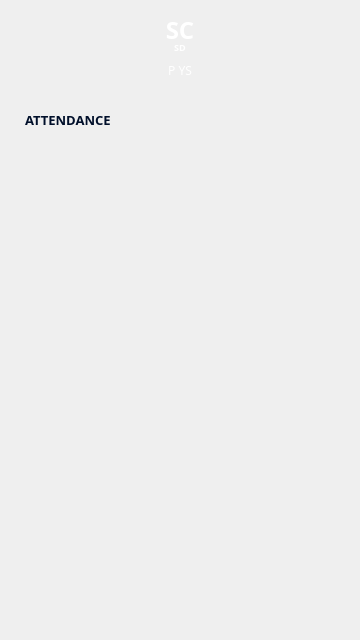
<?xml version="1.0" encoding="UTF-8"?>
<ui version="4.0">
 <class>Lecturer_Attendance_Alternative</class>
 <widget class="QMainWindow" name="Lecturer_Attendance_Alternative">
  <property name="geometry">
   <rect>
    <x>0</x>
    <y>0</y>
    <width>360</width>
    <height>640</height>
   </rect>
  </property>
  <property name="windowTitle">
   <string>MainWindow</string>
  </property>
  <widget class="QWidget" name="centralwidget">
   <widget class="QGroupBox" name="headerGroup">
    <property name="geometry">
     <rect>
      <x>0</x>
      <y>0</y>
      <width>360</width>
      <height>100</height>
     </rect>
    </property>
    <property name="styleSheet">
     <string notr="true">QGroupBox {
	border: 0px;
	border-radius: 0px;
}</string>
    </property>
    <property name="title">
     <string/>
    </property>
    <widget class="QLabel" name="headerHud">
     <property name="geometry">
      <rect>
       <x>0</x>
       <y>0</y>
       <width>360</width>
       <height>100</height>
      </rect>
     </property>
     <property name="styleSheet">
      <string notr="true"/>
     </property>
     <property name="text">
      <string/>
     </property>
     <property name="pixmap">
      <pixmap resource="resources.qrc">:/res/assets/header_short.png</pixmap>
     </property>
    </widget>
    <widget class="QPushButton" name="backButton">
     <property name="geometry">
      <rect>
       <x>15</x>
       <y>15</y>
       <width>30</width>
       <height>30</height>
      </rect>
     </property>
     <property name="styleSheet">
      <string notr="true">QPushButton {
	border: 0px;
	border-radius: 0px;
	background: none;
}</string>
     </property>
     <property name="text">
      <string/>
     </property>
     <property name="icon">
      <iconset resource="resources.qrc">
       <normaloff>:/res/assets/back.png</normaloff>:/res/assets/back.png</iconset>
     </property>
     <property name="iconSize">
      <size>
       <width>30</width>
       <height>30</height>
      </size>
     </property>
     <property name="flat">
      <bool>true</bool>
     </property>
    </widget>
    <widget class="QLabel" name="headerSubjectCodeLabel">
     <property name="geometry">
      <rect>
       <x>55</x>
       <y>15</y>
       <width>250</width>
       <height>30</height>
      </rect>
     </property>
     <property name="font">
      <font>
       <family>Poppins</family>
       <pointsize>-1</pointsize>
       <italic>false</italic>
       <fontweight>DemiBold</fontweight>
      </font>
     </property>
     <property name="styleSheet">
      <string notr="true">QLabel {
	color: #FFF;
	text-align: center;
	font-family: Poppins;
	font-size: 24px;
	font-style: normal;
	font-weight: 600;
	line-height: normal;
}</string>
     </property>
     <property name="text">
      <string>SC&lt;?&gt;</string>
     </property>
     <property name="alignment">
      <set>Qt::AlignCenter</set>
     </property>
    </widget>
    <widget class="QLabel" name="headerSubjectDescLabel">
     <property name="geometry">
      <rect>
       <x>25</x>
       <y>40</y>
       <width>310</width>
       <height>15</height>
      </rect>
     </property>
     <property name="styleSheet">
      <string notr="true">QLabel {
	color: #FFFFFF;
	text-align: center;
	font-family: Poppins;
	font-size: 9px;
	font-style: normal;
	font-weight: 600;
	line-height: normal;
}</string>
     </property>
     <property name="text">
      <string>SD&lt;?&gt;</string>
     </property>
     <property name="alignment">
      <set>Qt::AlignCenter</set>
     </property>
    </widget>
    <widget class="QLabel" name="headerProgramLabel">
     <property name="geometry">
      <rect>
       <x>25</x>
       <y>60</y>
       <width>310</width>
       <height>20</height>
      </rect>
     </property>
     <property name="styleSheet">
      <string notr="true">QLabel {
	color: #FFFFFF;
	text-align: center;
	font-family: Poppins;
	font-size: 12px;
	font-style: normal;
	font-weight: 400;
	line-height: normal;
}</string>
     </property>
     <property name="text">
      <string>P&lt;?&gt; YS&lt;?&gt;</string>
     </property>
     <property name="alignment">
      <set>Qt::AlignCenter</set>
     </property>
    </widget>
   </widget>
   <widget class="QLabel" name="titleLabel">
    <property name="geometry">
     <rect>
      <x>25</x>
      <y>110</y>
      <width>180</width>
      <height>20</height>
     </rect>
    </property>
    <property name="styleSheet">
     <string notr="true">QLabel {
	color: #000F2A;
	font-family: Poppins;
	font-size: 13px;
	font-style: normal;
	font-weight: 700;
	line-height: normal;
}</string>
    </property>
    <property name="text">
     <string>ATTENDANCE</string>
    </property>
   </widget>
  </widget>
 </widget>
 <resources>
  <include location="resources.qrc"/>
 </resources>
 <connections/>
</ui>
